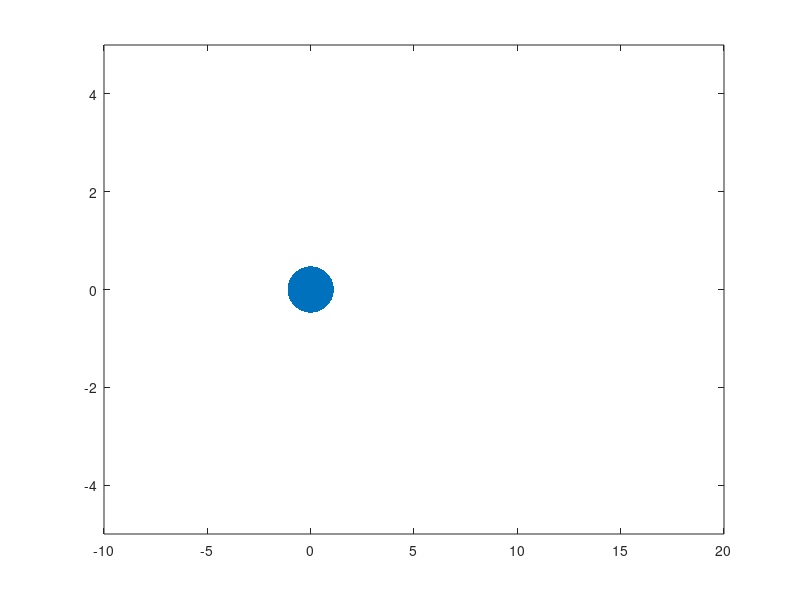

Write the MATLAB code that produced this figure. (Note: this script raises an error after producing the figure.)
clc;close all;clear all;
%%

global KEY_IS_PRESSED
KEY_IS_PRESSED = 0;
gcf;
set(gcf, 'KeyPressFcn', @myKeyPressFcn);

%%

m = 1;

k = 1;

dt = 0.1;
l = 2;
g = 0;
xi = 0;
D = 0;

N=10;

for n = 1:N
    x(1,n) = n;
    y(1,n) = 0;
    v0(1,n) = 0;%(-1)^n;
    v0(2,n) = (-1)^(n-1);
end

% subplot(2,1,1)

h=plot(0,0,'MarkerSize',100,'Marker','.','LineWidth',5);
axis([-10 20 -5 5]);
set(gca,'nextplot','replacechildren');

% subplot(2,1,2)
% for i =1:N
%     pl(i) = animatedline('color',rand(1,3));
% end
% axis([0 100 -0 10]);
%%

for n = 1:N
    
    C = 1/(4*m);
    C1 = C*4*m;
    C3 = C*( 2*g*sqrt(2*D)*xi*dt^2 + 2*dt^2*force(x(1,:),y(1,:),n,k,l));
    C2 = C*(2*m+g*dt)*2*dt;
    x(2,n) = round(C1.*x(1,n) + C3(1) + C2.*v0(1,n),3);
    y(2,n) = round(C1.*y(1,n) + C3(2) + C2.*v0(2,n),3);
    
end

set(h,'XData',x(end,:),'YData',y(end,:));

drawnow;

%%

for t = 2:10000
    
    for n =1:N
        
        C = 1/(2*m-g*dt);
        C1 = C*4*m;
        C2 = -C*(2*m+g*dt);
        C3 = C*( 2*g*sqrt(2*D)*xi*dt^2 + 2*dt^2*force(x(t,:),y(t,:),n,k,l));
        
        x(t+1,n) = round(C1.*x(t,n) + C3(1) + C2*x(t-1,n),3);
        y(t+1,n) = round(C1.*y(t,n) + C3(2) + C2*y(t-1,n),3);
        
    end
    
    set(h,'XData',x(end,:),'YData',y(end,:));
    
    %     for i = 1:N
    %         addpoints(pl(i),t,x(end,i));
    %     end
    
    %     axis([t-20 20+t -0 10]);
    %pause(0.1)
    drawnow;
    
    if KEY_IS_PRESSED
        close all;
        break;
    end
    
end


%%

function F = force(x,y,n,k,a)

F = [0 0];

if n-1 >= 1
    
    dx = x(n)-x(n-1);
    dy = y(n)-y(n-1);
    
    theta = atan2(dy,dx);
    
    r = sqrt(dx^2+dy^2);
    delta = r-a;
    
    F(1) = F(1) - k*((delta)*cos(theta));
    F(2) = F(2) - k*((delta)*sin(theta));
    
end

if n+1 <= length(x)
    
    dx = x(n)-x(n+1);
    dy = y(n)-y(n+1);
    
    theta = atan2(dy,dx);
    
    r = sqrt(dx^2+dy^2);
    delta = r-a;
    
    F(1) = F(1) - k*((delta)*cos(theta));
    F(2) = F(2) - k*((delta)*sin(theta));
    
end

end


function myKeyPressFcn(hObject, event)
global KEY_IS_PRESSED
KEY_IS_PRESSED  = 1;
end
